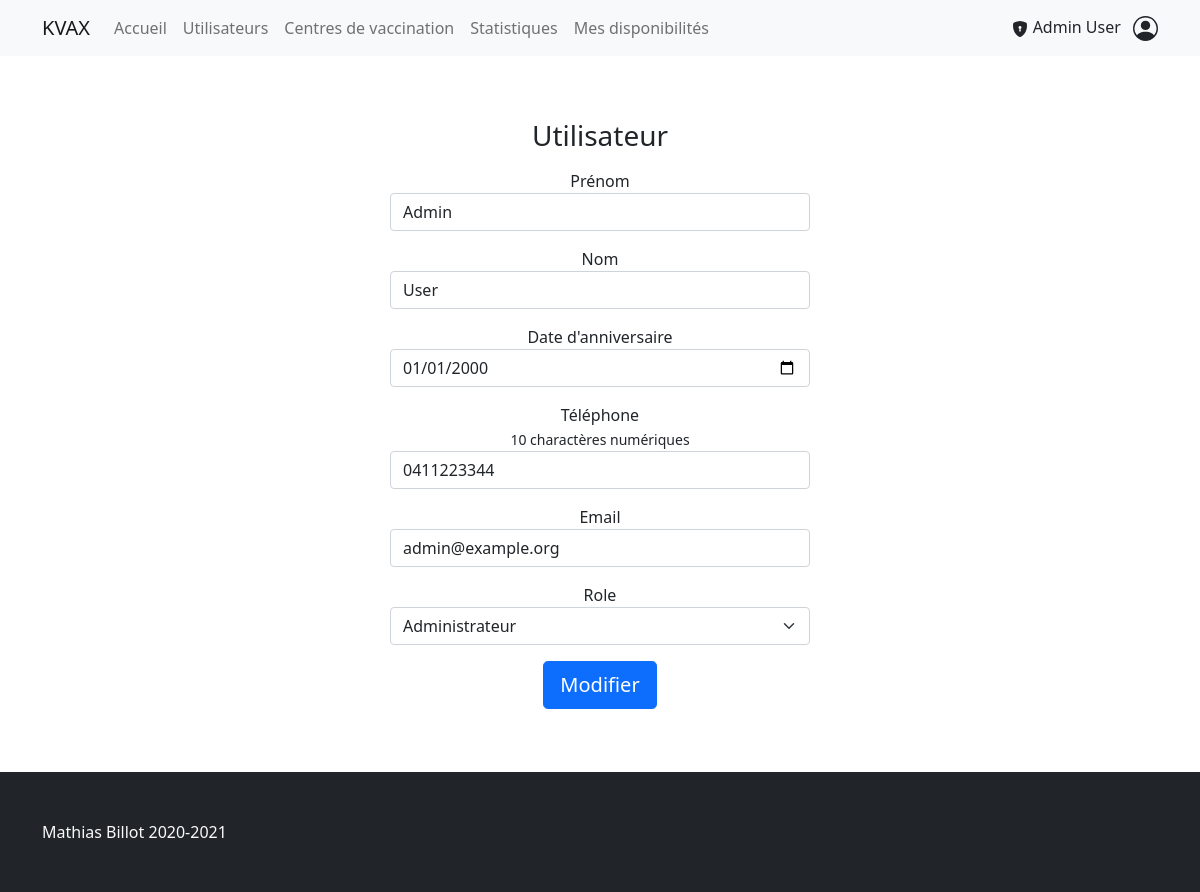
/index.php?page=updateUser&id=00e5c034-c3bb-11eb-bdac-c8d9d27b08b0 (signed in), run on the app's committed database.
### tables this page shows
CREATE TABLE IF NOT EXISTS `users` (
    `id` varchar(36) DEFAULT (UUID()),
    `firstname` varchar(100) NOT NULL,
    `lastname` varchar(100) NOT NULL,
    `birthday` date NOT NULL,
    `phone` int(10) unsigned ZEROFILL NOT NULL,
    `email` varchar(320) NOT NULL,
    `role` enum('user', 'admin') NOT NULL,
    `password` varchar(255) NOT NULL,

    PRIMARY KEY (`id`)
);

### config.php (called while the page is built, shortened)
<?php
    function redstr($page) {
        return $_SERVER['PHP_SELF']."?page=$page";
    }
?>

### models/user.php (called while the page is built, shortened)
<?php
    class User {
        public static function getOne($userId, $field = 'id') {
            try {
                $pdo = getPdo();
                $query = 'SELECT ';
                $query .= '*, ';
                $query .= '(SELECT COUNT(*) FROM availabilities WHERE u.id = user_id AND `date` >= NOW()) AS availability_count ';
                $query .= "FROM users AS u WHERE $field = ? ORDER BY availability_count DESC;";
                $req = $pdo->prepare($query);
                $req->execute(array($userId));
                $user = $req->fetch();
                $user->age = User::computeAge($user->birthday);
                $user->fullname = User::computeFullname($user);
                return $user;
            } catch (Exception $e) {
                throw new Exception($e->getMessage(), 400);
            }
        }
        private static function computeAge($date) {
            return date_diff(date_create($date), date_create('now'))->y;
        }
        private static function computeFullname($user) {
            $fullname = $user->firstname.' '.$user->lastname;
            if ($user->role == 'admin') {
                $admin_icon = '<svg xmlns="http://www.w3.org/2000/svg" width="16" height="16" fill="currentColor" class="bi bi-shield-lock-fill" viewBox="0 0 16 16">';
                $admin_icon .= '<path fill-rule="evenodd" d="M8 0c-.69 0-1.843.265-2.928.56-1.11.3-2.229.655-2.887.87a1.54 1.54 0 0 0-1.044 1.262c-.596 4.477.787 7.795 2.465 9.99a11.777 11.777 0 0 0 2.517 2.453c.386.273.744.482 1.048.625.28.132.581.24.829.24s.548-.108.829-.24a7.159 7.159 0 0 0 1.048-.625 11.775 11.775 0 0 0 2.517-2.453c1.678-2.195 3.061-5.513 2.465-9.99a1.541 1.541 0 0 0-1.044-1.263 62.467 62.467 0 0 0-2.887-.87C9.843.266 8.69 0 8 0zm0 5a1.5 1.5 0 0 1 .5 2.915l.385 1.99a.5.5 0 0 1-.491.595h-.788a.5.5 0 0 1-.49-.595l.384-1.99A1.5 1.5 0 0 1 8 5z"/>';
                $admin_icon .= '</svg>';
                $fullname = $admin_icon.' '.$fullname;
            }
            return $fullname;
        }
    }
?>

### views/pages/updateUser.php (the view, shortened to what this page needs)
<div class="container">
    <div class="row">
        <div class="col">
            <form class="text-center" method="POST" action="<?= isset($user) ? redstr('updateUser') : redstr('createUser') ?>">
                <h1 class="h3 mb-3">Utilisateur</h1>
                <label>Prénom</label>
                <input type="text" maxlength="100" name="firstname" class="form-control mb-3" required="" value="<?= isset($user) ? $user->firstname : '' ?>">
                <label>Nom</label>
                <input type="text" maxlength="100" name="lastname" class="form-control mb-3" required="" value="<?= isset($user) ? $user->lastname : '' ?>">
                <label>Date d'anniversaire</label>
                <input type="date" name="birthday" class="form-control mb-3" required="" value="<?= isset($user) ? date('Y-m-d', strtotime($user->birthday)) : '' ?>">
                <label>Téléphone</label><br>
                <label><small>10 charactères numériques</small></label>
                <input type="tel" pattern="[0-9]{1,10}" name="phone" class="form-control mb-3" required="" value="<?= isset($user) ? $user->phone : '' ?>">
                <label>Email</label>
                <input type="email" name="email" class="form-control mb-3" required="" value="<?= isset($user) ? $user->email : '' ?>">
                <?php if (isset($_SESSION['admin'])) { ?>
                    <label>Role</label>
                    <select class="form-select mb-3" name="role">
                        <option value="admin" <?= isset($user) && $user->role == 'admin' ? 'selected' : '' ?>>Administrateur</option>
                    </select>
                <?php } ?>
                <button class="btn btn-lg btn-primary btn-block" type="submit"><?= isset($user) ? 'Modifier' : 'Ajouter' ?></button>
            </form>
        </div>
    </div>
</div>
<?php
    require_once('views/partials/layout.php');
?>

### views/pages/updateUser.php (style rules this page uses)
form { width: 100%; max-width: 450px; padding: 15px; margin: 0 auto; }

### data on the page
users: firstname "Admin", lastname "User", birthday "01/01/2000", phone "0411223344", email "admin@example.org", role "Administrateur"

### other printed values
$_SESSION['user_fullname'] "Admin User"
